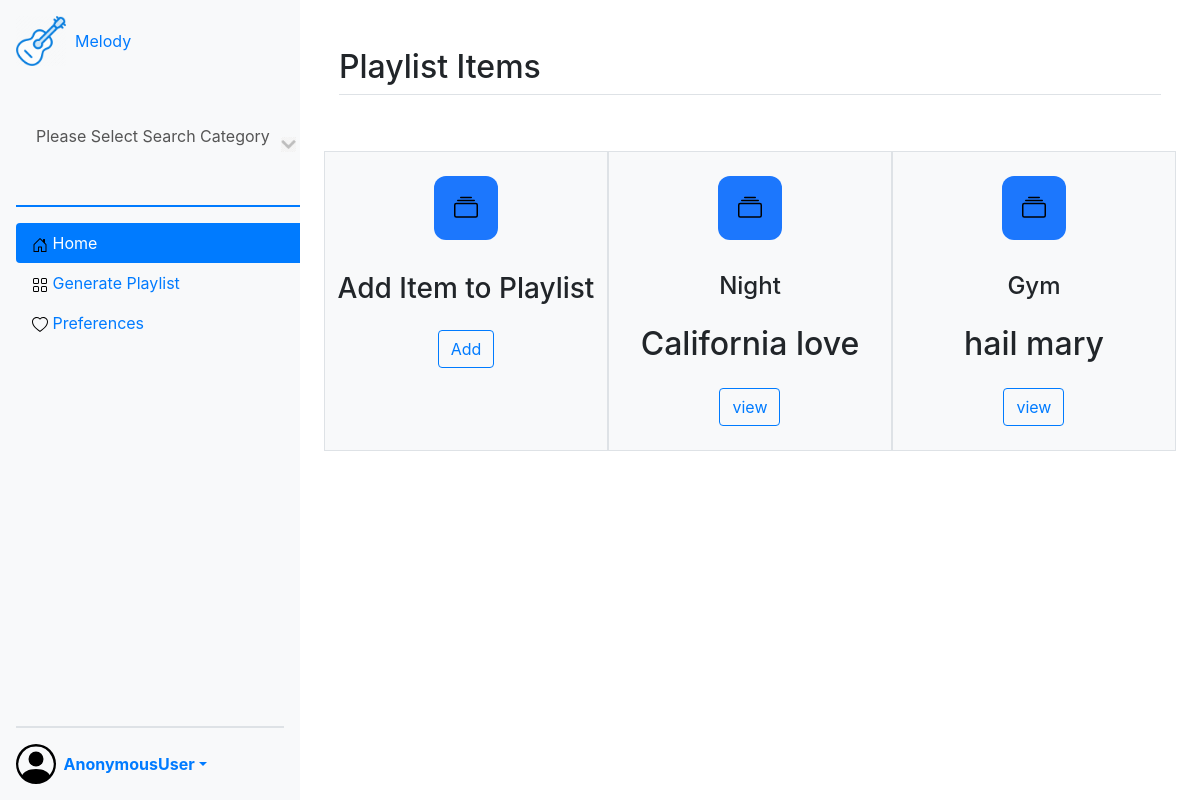
The page /add_item on the database as committed earlier.
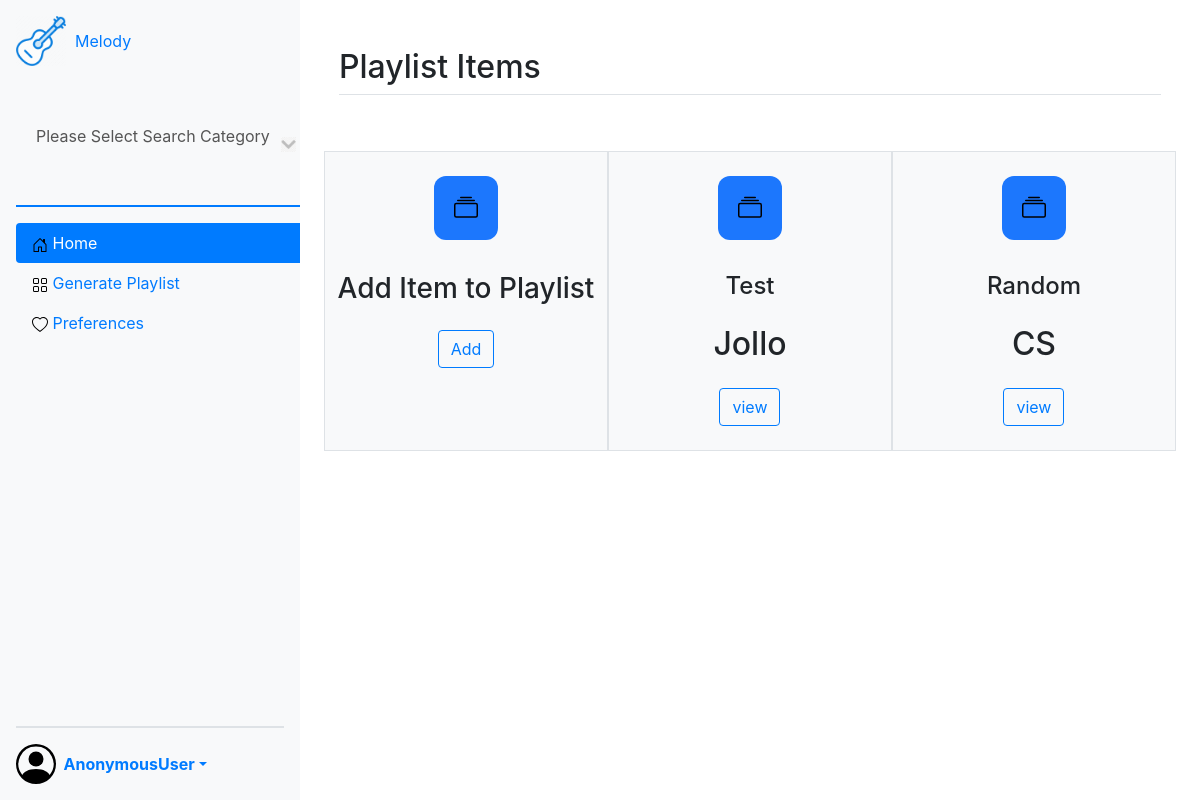
The same page on the database as committed later.
### dash_app/models.py (models this page shows, shortened)
class PlaylistItems(models.Model):#class by Anthony
    playlist=models.ForeignKey(Playlist,on_delete=models.CASCADE)#One(Playlist)To Many PlaylistItems relationship
    song=models.CharField(max_length=25, null=True)
    artist =models.CharField(max_length=25, null=True)
    album=models.CharField(max_length=25, null=True)

class Playlist(models.Model):#class by Anthony
    user = models.ForeignKey(User,on_delete=models.CASCADE)#One(profile)To Many Playlist relationship
    playlist_title = models.CharField(max_length=25, null=True)
    def __str__(self):
        return self.playlist_title

### dash_app/views.py (the view)
# urls.py: path('add_item', views.PlaylistItemView.as_view(), name='add_item'),
class PlaylistItemView(ListView):
	model = PlaylistItems
	template_name= 'dash_app/add_playlist_item.html'

### dash_app/Templates/dash_app/add_playlist_item.html (shortened to what this page needs)
{% extends "dash_app/dashboard.html" %} {% block title%} Homepage{% endblock%}
{% block content %}
<main>
  <div class="container-fluid px-4 py-5" id="featured-3">
    <h2 class="pb-2 border-bottom">Playlist Items</h2>
    <div class="row g-4 py-5 row-cols-1 row-cols-lg-3" id="row-1">
      <div class="feature col p-3 border bg-light">
        <div class="row p-2 d-flex justify-content-center">
          <div
            class="feature-icon d-inline-flex align-items-center justify-content-center bg-gradient mb-3"
            id="item1"
          >
            <svg class="bi" width="1em" height="1em">
              <use xlink:href="#collection" />
            </svg>
          </div>
        </div>
        <div class="row p-2 d-flex justify-content-center">
          <h3 class="fs-2">Add Item to Playlist</h3>
        </div>
        <div class="row p-2 d-flex justify-content-center">
          <button
            id="add-item"
            name="button"
            type="button"
            class="btn btn-outline-primary"
          >
            Add
          </button>
        </div>
      </div>
      {% for playlistItem in object_list %}
      <div class="feature col p-3 border bg-light">
        <div class="row p-2 d-flex justify-content-center">
          <div
            class="feature-icon d-inline-flex align-items-center justify-content-center bg-gradient mb-3"
            id="item1"
          >
            <svg class="bi" width="1em" height="1em">
              <use xlink:href="#collection" />
            </svg>
          </div>
        </div>
        <div class="row p-2 d-flex justify-content-center">
          <h4 class="fs-2">{{playlistItem.playlist}}</h4>
        </div>
        <div class="row p-2 d-flex justify-content-center">
          <h2 class="fs-2">{{playlistItem.song}}</h2>
        </div>
        <div class="row p-2 d-flex justify-content-center">
          <button
            id="create-playlist"
            name="button"
            type="button"
            class="btn btn-outline-primary"
          >
            view
          </button>
        </div>
      </div>
      {%endfor%}
    </div>
  </div>
</main>
{% endblock %}

Rows that differ between the two databases and show on the page:
removed PlaylistItems: playlist "Night", song "California love"
removed PlaylistItems: playlist "Gym", song "hail mary"
added PlaylistItems: playlist "Test", song "Jollo"
added PlaylistItems: playlist "Random", song "CS"
